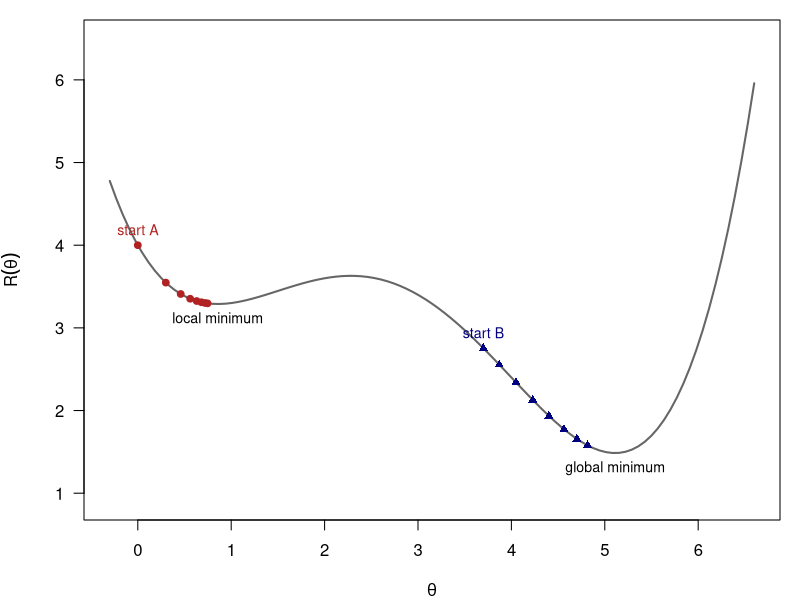

Here is the R script that generated this plot:
## Week 12 -- gradient descent on a non-convex R(theta) with a local and a global minimum,
## drawn in the deck's style (replaces the 690S gradient.pdf). Hypothetical function.
##   Rscript figs/w12_gradient.R > figs/w12_gradient.out   (run from the week folder)
## writes figs/gradient_descent.pdf
R  <- function(t) 0.05 * t^4 - 0.55 * t^3 + 1.8 * t^2 - 2.0 * t + 4   # two minima
dR <- function(t) 0.2 * t^3 - 1.65 * t^2 + 3.6 * t - 2.0
descend <- function(t0, rho = 0.15, steps = 25) { th <- t0; for (s in 1:steps) th <- c(th, tail(th, 1) - rho * dR(tail(th, 1))); th }
left  <- descend(0.0)     # starts left of the hump: stops in the local minimum
right <- descend(3.7)     # starts right of the hump: reaches the global minimum
cat("start 0.0 ends at", round(tail(left, 1), 2), "R =", round(R(tail(left, 1)), 2), "\n")
cat("start 3.7 ends at", round(tail(right, 1), 2), "R =", round(R(tail(right, 1)), 2), "\n")
pdf("figs/gradient_descent.pdf", width = 6.4, height = 3.4, family = "Times")
par(mar = c(4, 4.2, 1, 1))
curve(R, -0.3, 6.6, lwd = 2, col = "grey40", xlab = expression(theta), ylab = expression(R(theta)), las = 1, ylim = c(0.9, 6.5))
points(left[1:8],  R(left[1:8]),  pch = 19, col = "firebrick", cex = 0.9)
points(right[1:8], R(right[1:8]), pch = 17, col = "navy", cex = 0.9)
text(left[1], R(left[1]), "start A", pos = 3, cex = 0.85, col = "firebrick")
text(right[1], R(right[1]), "start B", pos = 3, cex = 0.85, col = "navy")
text(tail(left, 1), R(tail(left, 1)), "local minimum", pos = 1, cex = 0.85)
text(tail(right, 1), R(tail(right, 1)), "global minimum", pos = 1, cex = 0.85)
dev.off()
